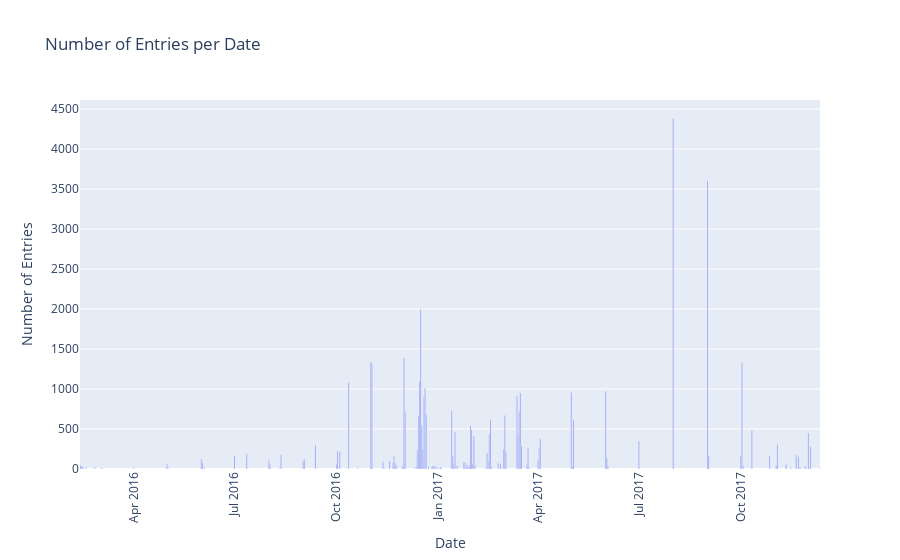

Notebook source saved alongside this figure:
### Code cell
date_counts = merged_data['datetime'].value_counts().sort_index()

# Create a bar chart with Plotly
fig = px.bar(
    x=date_counts.index,
    y=date_counts.values,
    labels={'x': 'Date', 'y': 'Number of Entries'},
    title='Number of Entries per Date'
)

# Update the layout to improve appearance
fig.update_layout(
    xaxis_title='Date',
    yaxis_title='Number of Entries',
    xaxis_tickangle=-90
)

# Show the plot
fig.show()

### Figure 1 — Plotly figure (JSON) as saved in the notebook; plotly's stock layout.template omitted (floating-point values rounded to 4 significant figures; data arrays with more than 128 entries replaced by an {"elided": "..."} marker saying what was removed)
{"data": [{"alignmentgroup": "True", "hovertemplate": "Date=%{x}<br>Number of Entries=%{y}<extra></extra>", "legendgroup": "", "marker": {"color": "#636efa", "pattern": {"shape": ""}}, "name": "", "offsetgroup": "", "orientation": "v", "showlegend": false, "textposition": "auto", "type": "bar", "x": {"elided": "135 str values"}, "xaxis": "x", "y": {"elided": "135 int values"}, "yaxis": "y"}], "layout": {"barmode": "relative", "legend": {"tracegroupgap": 0}, "title": {"text": "Number of Entries per Date"}, "xaxis": {"anchor": "y", "domain": [0, 1], "tickangle": -90, "title": {"text": "Date"}}, "yaxis": {"anchor": "x", "domain": [0, 1], "title": {"text": "Number of Entries"}}}}
